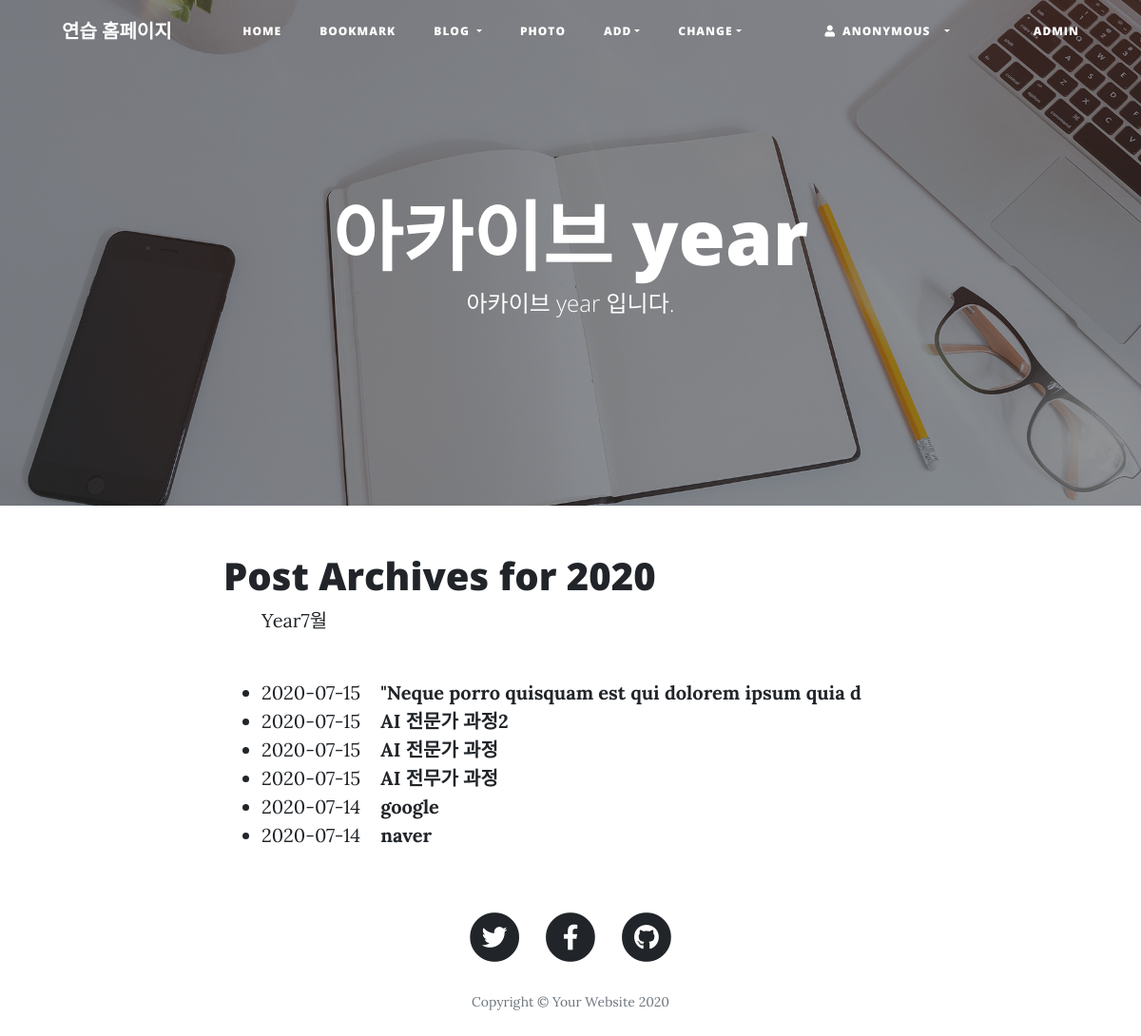
Page /blog/archive/2020 on the earlier database version.
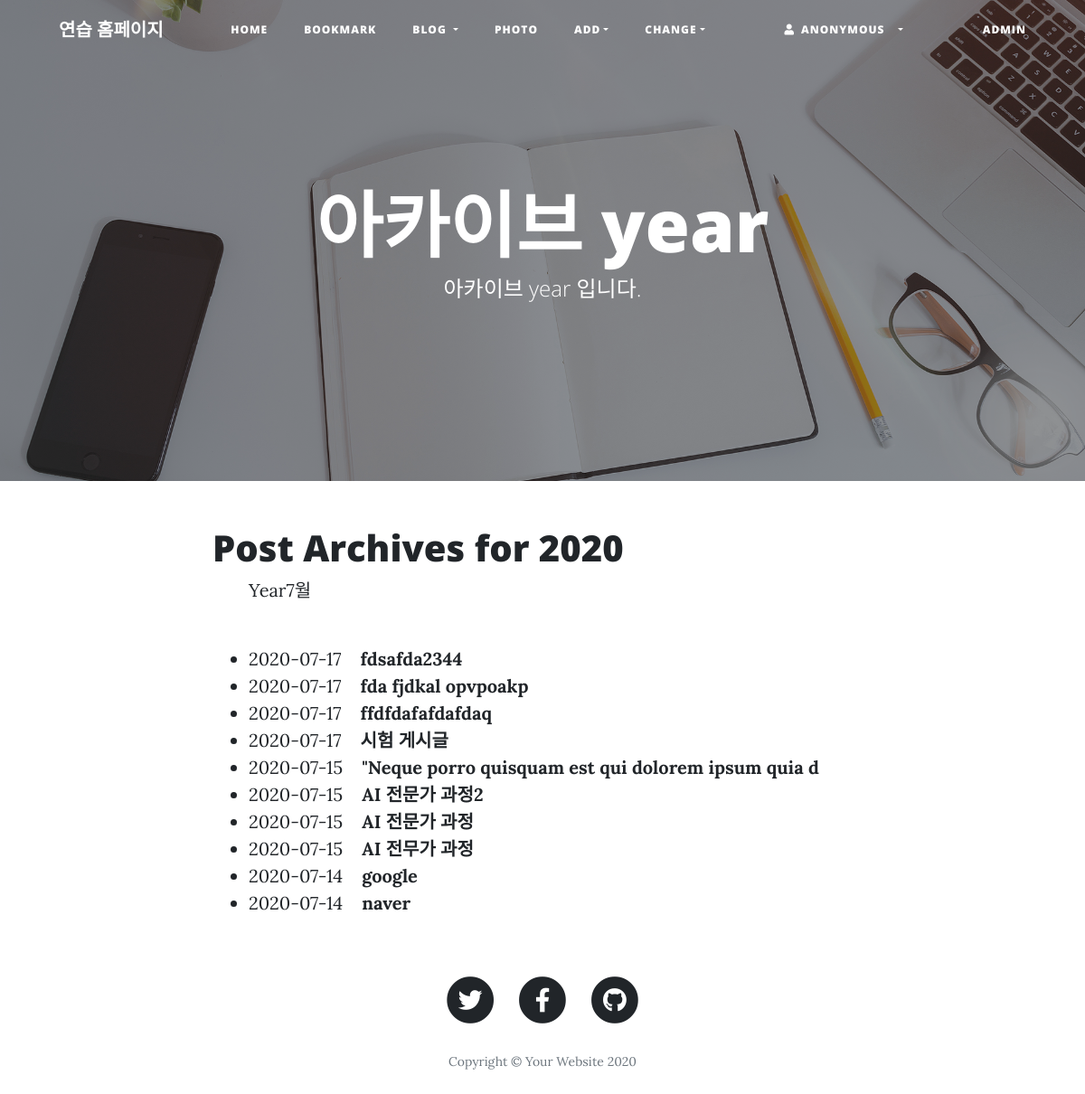
Same page on the later database version.
### blog/models.py (models this page shows, shortened)
class Post(models.Model):
    title = models.CharField(verbose_name='TITLE', max_length=50)
    slug = models.SlugField('SLUG', unique=True, allow_unicode=True, help_text='one word for title for title alias.')
    description = models.CharField('DESCRIPTION', max_length=100, blank=True, help_text='simple description text.')
    content = models.TextField('CONTENT')
    create_dt = models.DateTimeField('CREATE DATE', auto_now_add=True)
    modify_dt = models.DateTimeField('MODIFY DATE', auto_now=True)
    tags = TaggableManager(blank=True)
    owner = models.ForeignKey(User, on_delete=models.CASCADE, verbose_name='OWNER', blank=True, null=True)
    class Meta:
        verbose_name = 'post'
        verbose_name_plural = 'posts'
        db_table = 'blog_posts'
        ordering = ('-modify_dt',)
    def get_absolute_url(self):
        return reverse('blog:post_detail', args=(self.slug,))

### blog/views.py (the view)
# urls.py: path('archive/<int:year>', views.PostYAV.as_view(), name='post_year_archive'),
class PostYAV(YearArchiveView):
    model = Post
    date_field = 'modify_dt'
    make_object_list = True

### blog/templates/blog/post_archive_year.html (shortened to what this page needs)
{% extends 'base.html' %}
{% load static %}
{% block header %}
<header class="masthead" style="background-image: url({% static 'img/home-bg.jpg' %})">
    <div class="overlay"></div>
    <div class="container">
      <div class="row">
        <div class="col-lg-8 col-md-10 mx-auto">
          <div class="site-heading">
            <h1> 아카이브 year </h1>
            <span class="subheading"> 아카이브 year 입니다.</span>
          </div>
        </div>
      </div>
    </div>
  </header>
{% endblock %}
{% block content %}
<div class="container">
    <div class="row">
      <div class="col-lg-8 col-md-10 mx-auto">
        <h1>Post Archives for {{ year|date:"Y" }}</h1>
        <ul>
            {% for date in date_list %}
            <li style="display: inline;">
                <a href="{% url 'blog:post_month_archive' year|date:'Y' date|date:'b' %}">Year{{date|date:"F" }}</a>
            </li>
            {% endfor %}
        </ul>
        <br>
        <div>
            <ul>
                {% for post in object_list %}
                <li>{{ post.modify_dt|date:"Y-m-d" }}&nbsp;&nbsp;&nbsp;
                    <a href="{{ post.get_absolute_url  }}"><strong>{{ post.title }}</strong></a>
                </li>
                {% endfor %}
            </ul>
        </div>
      </div>
    </div>
</div>
{% endblock %}

Differences in the rows shown:
added Post: modify_dt "2020-07-17", title "fdsafda2344"
added Post: modify_dt "2020-07-17", title "fda fjdkal opvpoakp"
added Post: modify_dt "2020-07-17", title "ffdfdafafdafdaq"
added Post: modify_dt "2020-07-17", title "시험 게시글"
